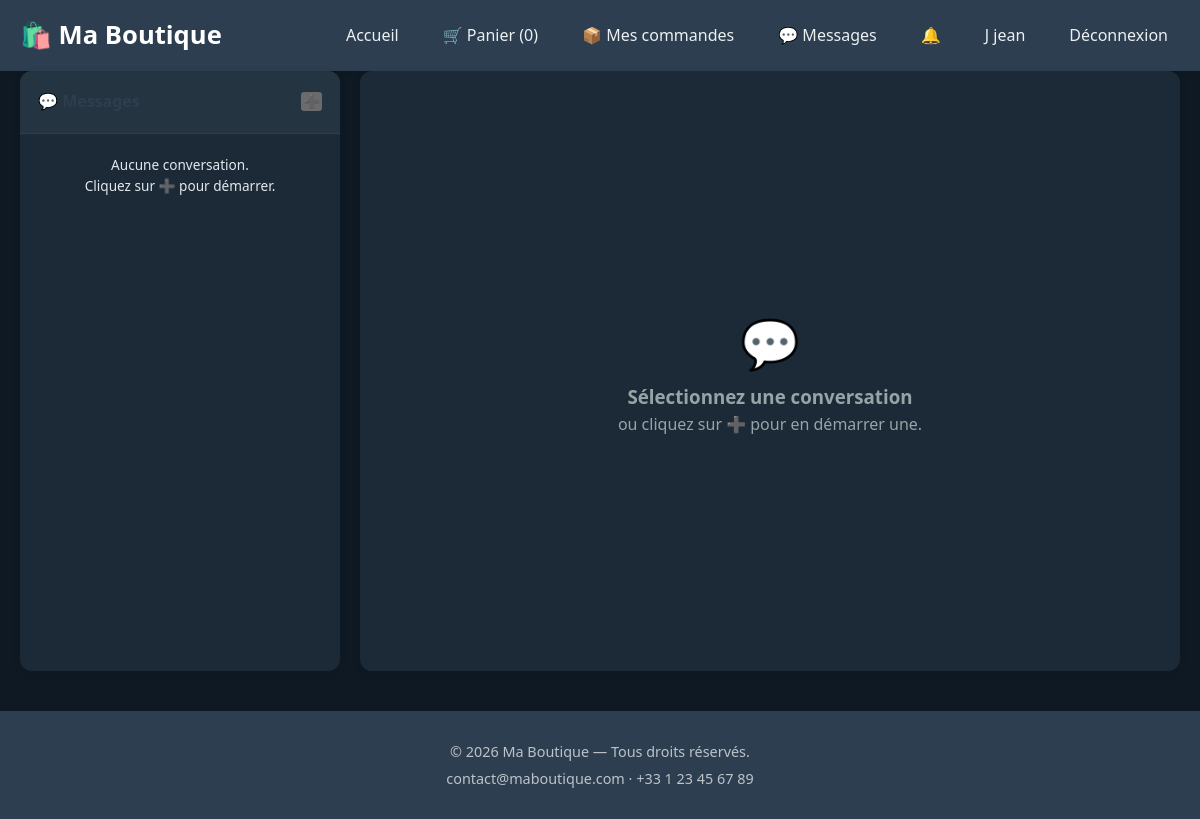
Page /messages.php (signed in) on the earlier database version.
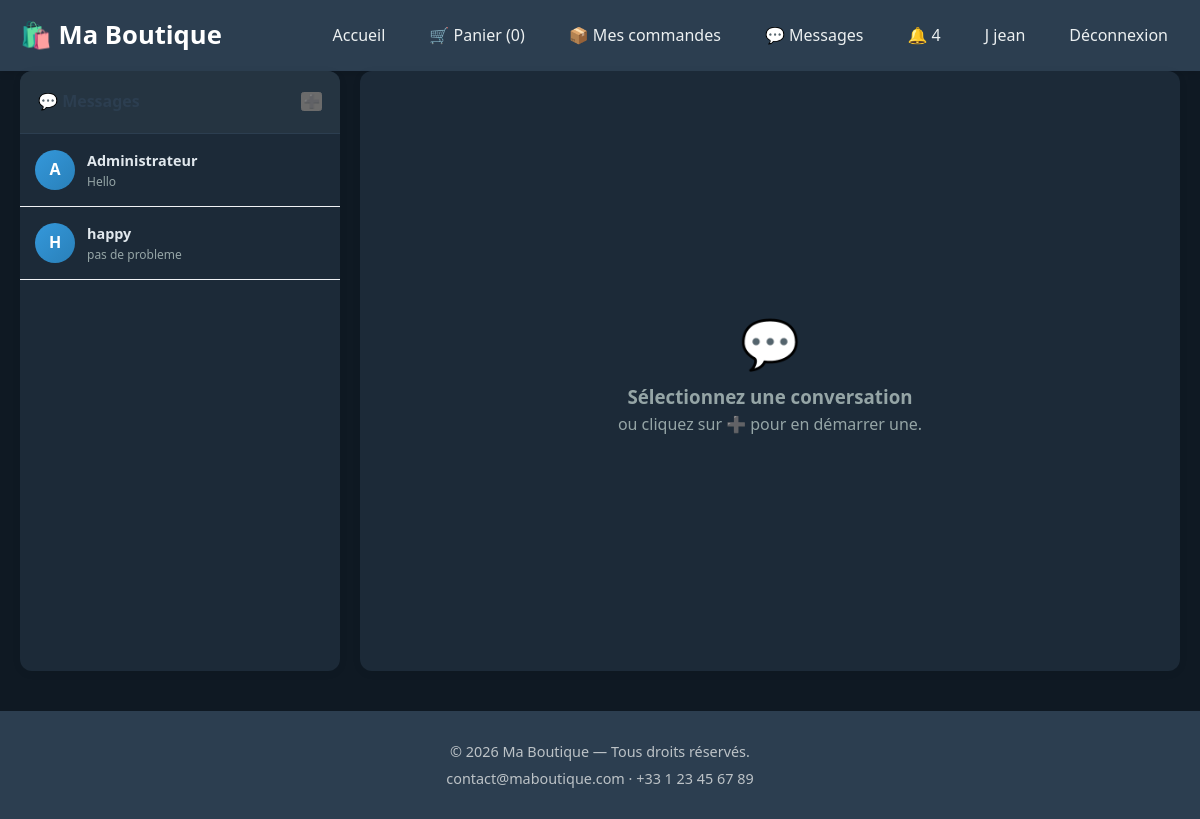
Same page on the later database version.
### tables this page shows
CREATE TABLE `conversations` (
  `id` int(11) NOT NULL AUTO_INCREMENT,
  `user1_id` int(11) NOT NULL,
  `user2_id` int(11) NOT NULL,
  `date_creation` timestamp NULL DEFAULT current_timestamp(),
  `date_maj` timestamp NULL DEFAULT current_timestamp() ON UPDATE current_timestamp(),
  PRIMARY KEY (`id`),
  UNIQUE KEY `unique_conversation` (`user1_id`,`user2_id`),
  KEY `user2_id` (`user2_id`),
  CONSTRAINT `conversations_ibfk_1` FOREIGN KEY (`user1_id`) REFERENCES `utilisateurs` (`id`) ON DELETE CASCADE,
  CONSTRAINT `conversations_ibfk_2` FOREIGN KEY (`user2_id`) REFERENCES `utilisateurs` (`id`) ON DELETE CASCADE
);

CREATE TABLE `utilisateurs` (
  `id` int(11) NOT NULL AUTO_INCREMENT,
  `nom` varchar(100) NOT NULL,
  `email` varchar(150) NOT NULL,
  `mot_de_passe` varchar(255) NOT NULL,
  `role` enum('admin','vendeur','client') DEFAULT 'client',
  `theme` enum('clair','sombre') DEFAULT NULL,
  `statut` enum('actif','en_attente','rejete') DEFAULT 'actif',
  `tentatives_connexion` int(11) DEFAULT 0,
  `verrouille_jusqua` datetime DEFAULT NULL,
  `double_auth_secret` varchar(255) DEFAULT NULL,
  `cree_le` timestamp NULL DEFAULT current_timestamp(),
  `date_validation` datetime DEFAULT NULL,
  `valide_par` int(11) DEFAULT NULL,
  PRIMARY KEY (`id`),
  UNIQUE KEY `email` (`email`)
);

### config/init.php (called while the page is built, shortened)
<?php
function param(string $cle, $defaut = null) {
    return $GLOBALS['parametres'][$cle] ?? $defaut;
}
?>

### config/messagerie.php (called while the page is built, shortened)
<?php
function nb_notifications_non_lues(PDO $pdo, int $user_id): int {
    $stmt = $pdo->prepare("SELECT COUNT(*) FROM notifications WHERE utilisateur_id = ? AND lu = 0");
    $stmt->execute([$user_id]);
    return (int)$stmt->fetchColumn();
}
?>

### messages.php (the view, shortened to what the changed rows need)
<?php
require_once 'config/init.php';
require_once 'config/messagerie.php';
$uid = (int)$_SESSION['user_id'];
$stmt = $pdo->prepare("
    SELECT c.*,
        CASE WHEN c.user1_id = ? THEN c.user2_id ELSE c.user1_id END AS autre_id,
        (SELECT contenu FROM messages WHERE conversation_id = c.id ORDER BY date_envoi DESC LIMIT 1) AS dernier_message,
        (SELECT date_envoi FROM messages WHERE conversation_id = c.id ORDER BY date_envoi DESC LIMIT 1) AS derniere_date,
        (SELECT COUNT(*) FROM messages WHERE conversation_id = c.id AND expediteur_id != ? AND lu = 0) AS non_lus
    FROM conversations c
    WHERE c.user1_id = ? OR c.user2_id = ?
    ORDER BY c.date_maj DESC
");
$stmt->execute([$uid, $uid, $uid, $uid]);
$conversations = $stmt->fetchAll();
include 'includes/header.php';
?>
<div class="messages-layout">
    <aside class="conversations-sidebar">
        <div class="conv-header">
            <h2>💬 Messages</h2>
            <button onclick="ouvrirNouveauMessage()" class="btn-icon" title="Nouveau message">➕</button>
        </div>
        <?php if (empty($conversations)): ?>
            <p class="empty" style="padding:20px;font-size:0.85rem;text-align:center;">
                Aucune conversation.<br>
                Cliquez sur ➕ pour démarrer.
            </p>
        <?php else: ?>
            <ul class="conv-list">
                <?php foreach ($conversations as $c):
                    $stmt = $pdo->prepare("SELECT nom FROM utilisateurs WHERE id = ?");
                    $stmt->execute([$c['autre_id']]);
                    $nom_autre = $stmt->fetchColumn() ?: 'Utilisateur';
                ?>
                    <li class="conv-item <?= (isset($_GET['conv']) && (int)$_GET['conv'] === (int)$c['id']) ? 'active' : '' ?>">
                        <a href="?conv=<?= $c['id'] ?>">
                            <span class="conv-avatar"><?= strtoupper(substr($nom_autre, 0, 1)) ?></span>
                            <div class="conv-info">
                                <strong><?= htmlspecialchars($nom_autre) ?></strong>
                                <small><?= htmlspecialchars(mb_substr($c['dernier_message'] ?? 'Aucun message', 0, 30)) ?></small>
                            </div>
                        </a>
                    </li>
                <?php endforeach; ?>
            </ul>
        <?php endif; ?>
    </aside>
</div>
<?php include 'includes/footer.php'; ?>

### includes/header.php (shortened to what the changed rows need)
<?php
require_once __DIR__ . '/../config/init.php';
require_once __DIR__ . '/../config/panier.php';
$theme_actif = param('theme', 'clair');
?>
<!DOCTYPE html>
<html lang="fr" data-theme="<?= htmlspecialchars($theme_actif, ENT_QUOTES, 'UTF-8') ?>">
<head>
    <link rel="stylesheet" href="assets/style.css">
    <link rel="stylesheet" href="assets/theme.css">
</head>
<body>
    <header class="main-header">
        <div class="container">
            <nav class="main-nav" id="main-navigation">
                <ul>
                    <?php if (isset($_SESSION['user_id'])): ?>
                        <?php
                        require_once __DIR__ . '/../config/messagerie.php';
                        $nb_notif = nb_notifications_non_lues($pdo, (int) $_SESSION['user_id']);
                        ?>
                        <li>
                            <a href="notifications.php" title="Notifications">
                                🔔 <?php if ($nb_notif > 0): ?><span class="nav-badge"><?= $nb_notif ?></span><?php endif; ?>
                            </a>
                        </li>
                    <?php else: ?>
                        <li><a href="login.php">Connexion</a></li>
                        <li><a href="register.php">S'inscrire</a></li>
                    <?php endif; ?>
                </ul>
            </nav>
        </div>
    </header>
    <main class="container">

Differences in the rows shown:
added conversations: user1.nom "A", user1.nom "Administrateur", dernier_message "Hello"
added conversations: user2.nom "H", user2.nom "happy", dernier_message "pas de probleme"
Other differences:
$nb_notif: (not shown) → "4"
text no longer shown: "Aucune conversation. Cliquez sur ➕ pour démarrer."
